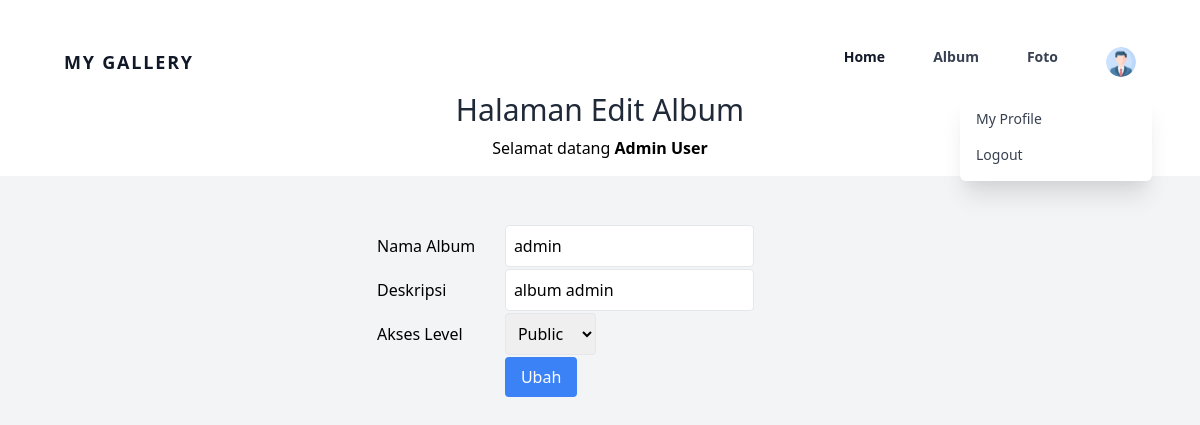
/edit_album.php?albumid=25 (signed in), run on the app's committed database.
### tables this page shows
CREATE TABLE `user` (
  `userid` int NOT NULL,
  `username` varchar(255) NOT NULL,
  `password` varchar(255) NOT NULL,
  `email` varchar(255) NOT NULL,
  `namalengkap` varchar(255) NOT NULL,
  `alamat` text NOT NULL,
  `role` varchar(20) NOT NULL DEFAULT 'user',
  `profile_photo` varchar(255) NOT NULL
);

CREATE TABLE `album` (
  `albumid` int NOT NULL,
  `namaalbum` varchar(255) NOT NULL,
  `deskripsi` text NOT NULL,
  `tanggaldibuat` date NOT NULL,
  `userid` int NOT NULL,
  `acceslevel` enum('private','public') NOT NULL DEFAULT 'private'
);

### edit_album.php (the view, shortened to what this page needs)
<?php
include "./koneksi.php";
function getUserProfile($conn, $userid)
{
    $query = mysqli_query($conn, "SELECT * FROM user WHERE userid = $userid");
    return mysqli_fetch_assoc($query);
}
$user = isset($_SESSION['userid']) ? getUserProfile($conn, $_SESSION['userid']) : null;
?>
<!DOCTYPE html>
<html lang="en">
<head>
    <link href="https://cdn.jsdelivr.net/npm/tailwindcss@2.0.2/dist/tailwind.min.css" rel="stylesheet">
</head>
<body class="font-sans bg-gray-100">
    <div class="bg-white p-4">
        <ul class="flex items-center justify-center mt-4">
            <?php
            if ($_SESSION['role'] === 'admin') {
                include 'adminnavbar.php';
            } else {
                include 'navbar.php';
            }
            ?>
        </ul>
        <h1 class="text-3xl text-center text-gray-800">Halaman Edit Album</h1>
        <p class="text-center mt-2">Selamat datang <b><?=$_SESSION['namalengkap']?></b></p>
    </div>
    <form action="" method="post" class="container mx-auto mt-8 p-4 flex justify-center">
    <div class="max-w-md w-full">
        <?php
            include "koneksi.php";
            $albumid=$_GET['albumid'];
            $sql=mysqli_query($conn,"SELECT * FROM album WHERE albumid='$albumid'");
            while($data=mysqli_fetch_array($sql)){
        ?>
        <table class="w-full">
            <tr>
                <td class="py-2">Nama Album</td>
                <td><input type="text" name="namaalbum" value="<?=$data['namaalbum']?>" class="border p-2 rounded"></td>
            </tr>
            <tr>
                <td class="py-2">Deskripsi</td>
                <td><input type="text" name="deskripsi" value="<?=$data['deskripsi']?>" class="border p-2 rounded"></td>
            </tr>
            <tr>
                <td class="py-2">Akses Level</td>
                <td>
                    <select name="acceslevel" class="border p-2 rounded">
                        <option value="public" <?php if($data['acceslevel'] === 'public') echo 'selected'; ?>>Public</option>
                    </select>
                </td>
            </tr>
            <tr>
                <td></td>
                <td><input type="submit" value="Ubah" class="bg-blue-500 text-white px-4 py-2 rounded"></td>
            </tr>
        </table>
        <?php
            }
        ?>
    </div>
</form>
</body>
</html>

### adminnavbar.php (shortened to what this page needs)
<!DOCTYPE html>
<html lang="en">
<head>
  <link rel="stylesheet" href="./css/all.min.css">
  <link rel="stylesheet" href="./css/fontawesome.min.css">
  <link href="https://cdn.jsdelivr.net/npm/tailwindcss@2.2.19/dist/tailwind.min.css" rel="stylesheet">
</head>
<body class="bg-gray-100">
  <div class="w-full text-gray-700 bg-white dark-mode:text-gray-200 dark-mode:bg-gray-800 hidden md:block">
    <div x-data="{ open: false }" class="flex flex-col max-w-screen-xl px-4 mx-auto md:items-center md:justify-between md:flex-row md:px-6 lg:px-8">
      <div class="p-4 flex flex-row items-center justify-between">
        <a href="#" class="text-lg font-semibold tracking-widest text-gray-900 uppercase rounded-lg dark-mode:text-white focus:outline-none focus:shadow-outline">MY GALLERY</a>
      </div>
      <nav :class="{'flex': open, 'hidden': !open}" class="flex-col flex-grow pb-4 md:pb-0 hidden md:flex md:justify-end md:flex-row">
        <a class="px-4 py-2 mt-2 text-sm font-semibold text-gray-900 rounded-lg dark-mode:bg-gray-700 dark-mode:hover:bg-gray-600 dark-mode:focus:bg-gray-600 dark-mode:focus:text-white dark-mode:hover:text-white dark-mode:text-gray-200 md:mt-0 hover:text-gray-900 focus:text-gray-900 hover:bg-gray-200 focus:bg-gray-200 focus:outline-none focus:shadow-outline" href="index.php">Home</a>
        <a class="px-4 py-2 mt-2 text-sm font-semibold bg-transparent rounded-lg dark-mode:bg-transparent dark-mode:hover:bg-gray-600 dark-mode:focus:bg-gray-600 dark-mode:focus:text-white dark-mode:hover:text-white dark-mode:text-gray-200 md:mt-0 md:ml-4 hover:text-gray-900 focus:text-gray-900 hover:bg-gray-200 focus:bg-gray-200 focus:outline-none focus:shadow-outline" href="album.php">Album</a>
        <a class="px-4 py-2 mt-2 text-sm font-semibold bg-transparent rounded-lg dark-mode:bg-transparent dark-mode:hover:bg-gray-600 dark-mode:focus:bg-gray-600 dark-mode:focus:text-white dark-mode:hover:text-white dark-mode:text-gray-200 md:mt-0 md:ml-4 hover:text-gray-900 focus:text-gray-900 hover:bg-gray-200 focus:bg-gray-200 focus:outline-none focus:shadow-outline" href="foto.php">Foto</a>
        <div x-data="{ openDropdown: false }" class="relative md:inline-block" @click.away="openDropdown = false">
          <button @click="openDropdown = !openDropdown" class="px-4 py-2 mt-2 text-sm font-semibold bg-transparent rounded-lg dark-mode:bg-transparent dark-mode:hover:bg-gray-600 dark-mode:focus:bg-gray-600 dark-mode:focus:text-white dark-mode:hover:text-white dark-mode:text-gray-200 md:mt-0 md:ml-4 hover:text-gray-900 focus:text-gray-900 hover:bg-gray-200 focus:bg-gray-200 focus:outline-none focus:shadow-outline">
              <?php if(isset($_SESSION['userid']) && isset($user['profile_photo'])): ?>
                  <img src="./<?= $user['profile_photo'] ?>" style="width: 30px; height: 30px; border-radius: 50%; object-fit: cover;" alt="User Icon">
              <?php else: ?>
                  <img src="https://cdn-icons-png.flaticon.com/512/9131/9131529.png" style="width: 30px; height: 30px; border-radius: 50%; object-fit: cover;" alt="User Icon">
              <?php endif; ?>
          </button>
          <div x-show="openDropdown" class="absolute md:right-0 mt-2 py-2 w-48 bg-white rounded-md shadow-xl z-10">
              <?php if(isset($_SESSION['userid'])): ?>
                  <a href="profile.php" class="block px-4 py-2 text-sm text-gray-700 hover:bg-gray-200">My Profile</a>
                  <a href="logout.php" onclick="return confirm('Apakah Anda yakin ingin logout?');" class="block px-4 py-2 text-sm text-gray-700 hover:bg-gray-200">Logout</a>
              <?php else: ?>
                  <a href="login.php" class="block px-4 py-2 text-sm text-gray-700 hover:bg-gray-200">Login</a>
                  <a href="register.php" class="block px-4 py-2 text-sm text-gray-700 hover:bg-gray-200">Register</a>
              <?php endif; ?>
          </div>
        </div>
      </nav>
    </div>
  </div>
</body>
</html>

### data on the page
user: profile_photo (picture)
album: namaalbum "admin", deskripsi "album admin", acceslevel "Public"

### other printed values
$_SESSION['namalengkap'] "Admin User"
